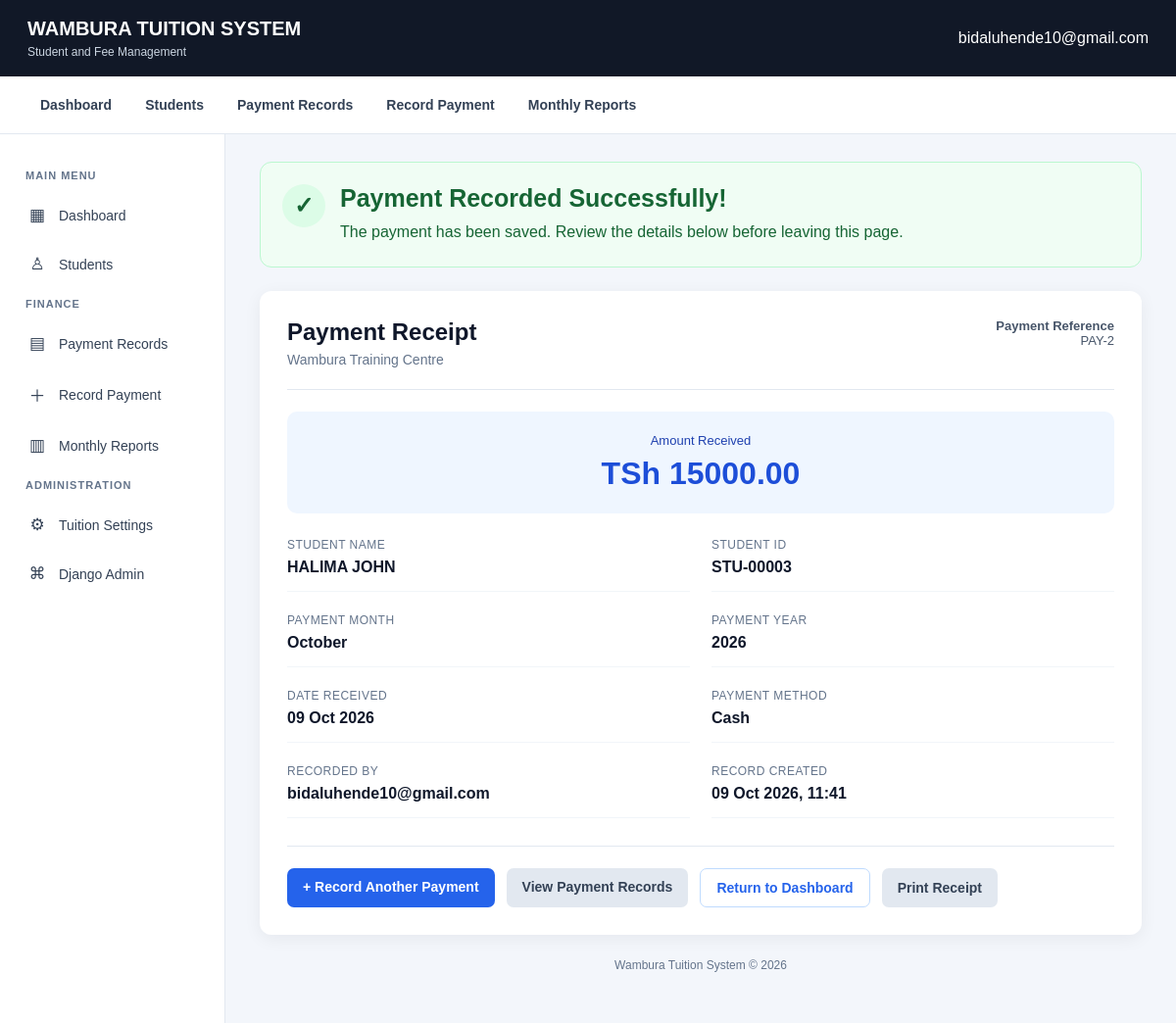
Page /payments/2/ (signed in) on the committed database.
### payments/models.py (models this page shows, shortened)
class Payment(models.Model):
    PAYMENT_METHOD_CHOICES = [
        ("CASH", "Cash"),
    ]
    MONTH_CHOICES = [
        (1, "January"),
        (2, "February"),
        (3, "March"),
        (4, "April"),
        (5, "May"),
        (6, "June"),
        (7, "July"),
        (8, "August"),
        (9, "September"),
        (10, "October"),
        (11, "November"),
        (12, "December"),
    ]
    student = models.ForeignKey(
        Student,
        on_delete=models.PROTECT,
        related_name="payments"
    )
    amount = models.DecimalField(
        max_digits=12,
        decimal_places=2
    )
    payment_month = models.PositiveSmallIntegerField(
    choices=MONTH_CHOICES
 )
    payment_year = models.PositiveIntegerField()
    payment_date = models.DateField()
    payment_method = models.CharField(
        max_length=20,
        choices=PAYMENT_METHOD_CHOICES,
        default="CASH"
    )
    recorded_by = models.ForeignKey(
        User,
        on_delete=models.PROTECT,
        related_name="recorded_payments"
    )
    created_at = models.DateTimeField(
        auto_now_add=True
    )
    class Meta:
        ordering = [
            "-payment_year",
            "-payment_month",
            "-payment_date",
            "-created_at",
        ]

### students/models.py (models this page shows, shortened)
class Student(models.Model):
    STATUS_CHOICES = [
        ("ACTIVE", "Active"),
        ("INACTIVE", "Inactive"),
    ]
    GENDER_CHOICES = [
        ("MALE", "Male"),
        ("FEMALE", "Female"),
        ("OTHER", "Other"),
    ]
    student_id = models.CharField(
        max_length=20,
        unique=True,
        editable=False
    )
    full_name = models.CharField(
        max_length=200
    )
    gender = models.CharField(
        max_length=10,
        choices=GENDER_CHOICES
    )
    date_of_birth = models.DateField(
        null=True,
        blank=True
    )
    parent_guardian_name = models.CharField(
        max_length=200
    )
    parent_phone = models.CharField(
        max_length=30
    )
    student_class = models.ForeignKey(
        Class,
        on_delete=models.SET_NULL,
        null=True,
        blank=True,
        related_name="students"
    )
    registration_date = models.DateField(
        auto_now_add=True
    )
    status = models.CharField(
        max_length=10,
        choices=STATUS_CHOICES,
        default="ACTIVE"
    )
    created_at = models.DateTimeField(
        auto_now_add=True
    )
    updated_at = models.DateTimeField(
        auto_now=True
    )
    class Meta:
        ordering = ["-registration_date", "full_name"]

### payments/views.py (the view)
@login_required
def payment_detail(request, pk):
    payment = get_object_or_404(
        Payment.objects.select_related("student", "recorded_by"),
        pk=pk,
    )
    return render(
        request,
        "payments/payment_detail.html",
        {"payment": payment},
    )

### templates/payments/payment_detail.html (shortened to what this page needs)
{% extends "base.html" %}
{% block content %}
<div class="receipt-page">
    <div class="success-banner">
        <div class="success-icon">&#10003;</div>
        <div>
            <h1>Payment Recorded Successfully!</h1>
            <p>
                The payment has been saved. Review the details below
                before leaving this page.
            </p>
        </div>
    </div>
    <section class="receipt-card">
        <div class="receipt-heading">
            <div>
                <h2>Payment Receipt</h2>
                <p>Wambura Training Centre</p>
            </div>
            <div class="payment-reference">
                <strong>Payment Reference</strong><br>
                PAY-{{ payment.pk }}
            </div>
        </div>
        <div class="amount-panel">
            <span>Amount Received</span>
            <strong>TSh {{ payment.amount|floatformat:2 }}</strong>
        </div>
        <div class="details-grid">
            <div class="detail-item">
                <span class="detail-label">Student Name</span>
                <span class="detail-value">
                    {{ payment.student.full_name }}
                </span>
            </div>
            <div class="detail-item">
                <span class="detail-label">Student ID</span>
                <span class="detail-value">
                    {{ payment.student.student_id }}
                </span>
            </div>
            <div class="detail-item">
                <span class="detail-label">Payment Month</span>
                <span class="detail-value">
                    {{ payment.get_payment_month_display }}
                </span>
            </div>
            <div class="detail-item">
                <span class="detail-label">Payment Year</span>
                <span class="detail-value">
                    {{ payment.payment_year }}
                </span>
            </div>
            <div class="detail-item">
                <span class="detail-label">Date Received</span>
                <span class="detail-value">
                    {{ payment.payment_date|date:"d M Y" }}
                </span>
            </div>
            <div class="detail-item">
                <span class="detail-label">Payment Method</span>
                <span class="detail-value">
                    {{ payment.get_payment_method_display }}
                </span>
            </div>
            <div class="detail-item">
                <span class="detail-label">Recorded By</span>
                <span class="detail-value">
                    {{ payment.recorded_by }}
                </span>
            </div>
            <div class="detail-item">
                <span class="detail-label">Record Created</span>
                <span class="detail-value">
                    {{ payment.created_at|date:"d M Y, H:i" }}
                </span>
            </div>
        </div>
        <div class="receipt-actions no-print">
            <a href="{% url 'payment_create' %}"
               class="action-btn action-primary">
                + Record Another Payment
            </a>
            <a href="{% url 'payment_list' %}"
               class="action-btn action-secondary">
                View Payment Records
            </a>
            <a href="{% url 'dashboard_home' %}"
               class="action-btn action-outline">
                Return to Dashboard
            </a>
            <button type="button"
                    onclick="window.print()"
                    class="action-btn action-secondary">
                Print Receipt
            </button>
        </div>
    </section>
</div>
{% endblock %}

### templates/base.html (shortened to what this page needs)
<!DOCTYPE html>
<html lang="en">
<head>
</head>
<body>
    <header class="topbar">
        <a href="{% url 'dashboard_home' %}" class="brand">
            WAMBURA TUITION SYSTEM
            <small>Student and Fee Management</small>
        </a>
        <span>
            {% if request.user.is_authenticated %}
                {{ request.user.username }}
            {% endif %}
        </span>
    </header>
<nav class="quick-nav">
    <a href="{% url 'dashboard_home' %}">Dashboard</a>
    <a href="{% url 'student_list' %}">Students</a>
    <a href="{% url 'payment_list' %}">Payment Records</a>
    <a href="{% url 'payment_create' %}">Record Payment</a>
    <a href="{% url 'monthly_payment_report' %}">Monthly Reports</a>
</nav>
    <div class="layout">
<aside class="sidebar">
    <div class="nav-label">MAIN MENU</div>
    <a href="{% url 'dashboard_home' %}">
        <span>▦</span> Dashboard
    </a>
    <a href="{% url 'student_list' %}">
        <span>♙</span> Students
    </a>
    <div class="nav-label">FINANCE</div>
    <a href="{% url 'payment_list' %}">
        <span>▤</span> Payment Records
    </a>
    <a href="{% url 'payment_create' %}">
        <span>＋</span> Record Payment
    </a>
    <a href="{% url 'monthly_payment_report' %}">
        <span>▥</span> Monthly Reports
    </a>
    {% if request.user.is_staff %}
        <div class="nav-label">ADMINISTRATION</div>
        <a href="{% url 'admin:payments_tuitionsetting_changelist' %}">
            <span>⚙</span> Tuition Settings
        </a>
        <a href="{% url 'admin:index' %}" target="_blank">
            <span>⌘</span> Django Admin
        </a>
    {% endif %}
</aside>
        <main class="main">
            <div class="page-container">
                {% block content %}
                {% endblock %}
            </div>
            <footer class="footer">
                Wambura Tuition System &copy; {% now "Y" %}
            </footer>
        </main>
    </div>
</body>
</html>

### templates/base.html (style rules this page uses)
:root { --primary: #1d4ed8; --primary-dark: #1e40af; --background: #f3f6fb; --surface: #ffffff; --text: #172033; --muted: #64748b; --border: #e2e8f0; }
* { box-sizing: border-box; }
body { margin: 0; font-family: Arial, Helvetica, sans-serif; background: var(--background); color: var(--text); }
.topbar { background: #111827; color: white; padding: 18px 28px; display: flex; justify-content: space-between; align-items: center; gap: 16px; flex-wrap: wrap; }
.brand { font-size: 20px; font-weight: 700; }
.brand small { display: block; margin-top: 5px; color: #cbd5e1; font-size: 12px; font-weight: 400; }
.topbar a { color: white; text-decoration: none; }
.layout { display: flex; min-height: calc(100vh - 75px); }
.sidebar { width: 230px; flex-shrink: 0; background: var(--surface); border-right: 1px solid var(--border); padding: 24px 14px; }
.nav-label { color: var(--muted); font-size: 11px; font-weight: bold; letter-spacing: 1px; padding: 0 12px; margin: 12px 0; }
.sidebar a { display: block; padding: 12px; margin-bottom: 5px; border-radius: 8px; color: #334155; text-decoration: none; font-size: 14px; }
.main { flex: 1; min-width: 0; padding: 28px; }
.page-container { max-width: 1500px; margin: 0 auto; }
.footer { color: var(--muted); text-align: center; padding: 24px 10px; font-size: 12px; }
.sidebar a { display: flex; align-items: center; gap: 12px; padding: 12px 14px; margin-bottom: 5px; border-radius: 8px; color: #334155; text-decoration: none; font-size: 14px; font-weight: 500; transition: background 0.2s ease, color 0.2s ease; }
.sidebar a span { width: 20px; text-align: center; font-size: 17px; }
.quick-nav { display: flex; flex-wrap: wrap; align-items: center; gap: 8px; padding: 12px 28px; background: #ffffff; border-bottom: 1px solid #e2e8f0; }
.quick-nav a { display: inline-block; padding: 9px 13px; border-radius: 7px; color: #334155; text-decoration: none; font-size: 14px; font-weight: 600; }

### templates/payments/payment_detail.html (style rules this page uses)
.receipt-page { max-width: 900px; margin: 0 auto; }
.success-banner { display: flex; align-items: flex-start; gap: 15px; padding: 22px; margin-bottom: 24px; border: 1px solid #bbf7d0; border-radius: 12px; background: #f0fdf4; }
.success-icon { display: flex; flex-shrink: 0; align-items: center; justify-content: center; width: 44px; height: 44px; border-radius: 50%; background: #dcfce7; color: #166534; font-size: 24px; font-weight: 700; }
.success-banner h1 { margin: 0 0 7px; color: #166534; font-size: 25px; }
.success-banner p { margin: 0; color: #166534; line-height: 1.6; }
.receipt-card { background: white; border-radius: 12px; padding: 28px; box-shadow: 0 4px 18px rgba(15, 23, 42, 0.06); }
.receipt-heading { display: flex; justify-content: space-between; align-items: flex-start; gap: 16px; flex-wrap: wrap; padding-bottom: 22px; margin-bottom: 22px; border-bottom: 1px solid #e2e8f0; }
.receipt-heading h2 { margin: 0 0 6px; color: #0f172a; }
.receipt-heading p { margin: 0; color: #64748b; font-size: 14px; }
.payment-reference { color: #475569; font-size: 13px; text-align: right; }
.amount-panel { padding: 22px; margin-bottom: 25px; background: #eff6ff; border-radius: 10px; text-align: center; }
.amount-panel span { display: block; color: #1e40af; font-size: 13px; margin-bottom: 8px; }
.amount-panel strong { color: #1d4ed8; font-size: 32px; overflow-wrap: anywhere; }
.details-grid { display: grid; grid-template-columns: repeat(2, minmax(0, 1fr)); gap: 22px; }
.detail-item { padding-bottom: 15px; border-bottom: 1px solid #f1f5f9; min-width: 0; }
.detail-label { display: block; color: #64748b; font-size: 12px; text-transform: uppercase; letter-spacing: 0.04em; margin-bottom: 7px; }
.detail-value { color: #0f172a; font-weight: 600; overflow-wrap: anywhere; }
.receipt-actions { display: flex; flex-wrap: wrap; gap: 12px; margin-top: 28px; padding-top: 22px; border-top: 1px solid #e2e8f0; }
.action-btn { display: inline-block; padding: 11px 16px; border-radius: 7px; text-decoration: none; font-size: 14px; font-weight: 600; border: none; cursor: pointer; }
.action-primary { color: white; background: #2563eb; }
.action-secondary { color: #334155; background: #e2e8f0; }
.action-outline { color: #2563eb; background: white; border: 1px solid #bfdbfe; }

### rows in the picture
Payment: pk "2", amount "15000.00", student.full_name "HALIMA JOHN", student.student_id "STU-00003", payment_month "October", payment_year "2026", payment_date "09 Oct 2026", payment_method "Cash", recorded_by "bidaluhende10@gmail.com", created_at "09 Oct 2026, 11:41"

### other values in the picture
{{ request.user.username }} "bidaluhende10@gmail.com"
